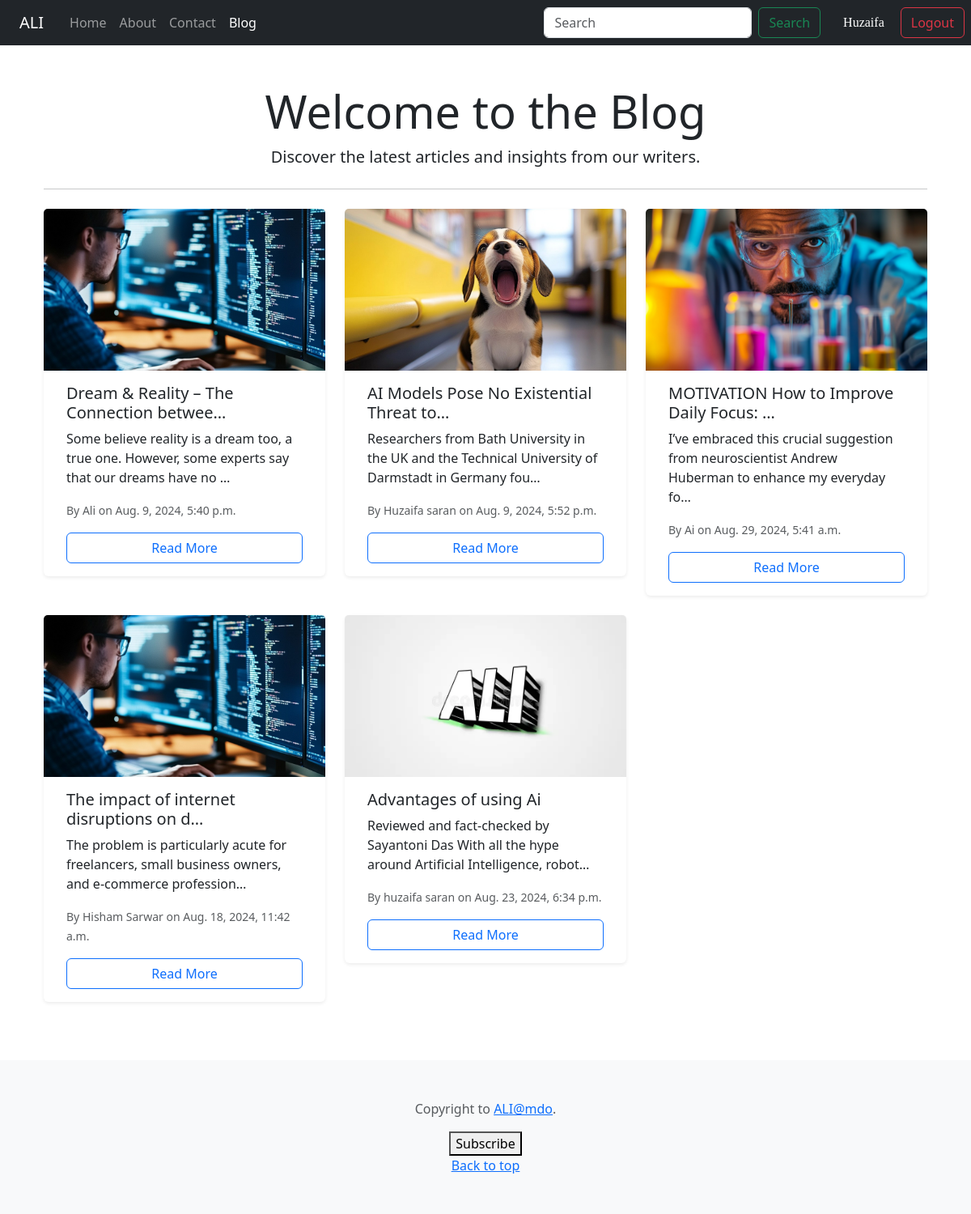
Page /blog/ (signed in) on the committed database.
### ali/models.py (models this page shows, shortened)
class Post(models.Model):
    sno = models.AutoField(primary_key=True)
    title = models.CharField(max_length=255)
    author = models.CharField(max_length=50)
    intro = models.TextField(help_text="Short introduction or overview", null=True, blank=True)
    content = models.TextField(help_text="Main content of the article", null=True, blank=True)
    image1 = models.ImageField(upload_to='static/', null=True, blank=True, help_text="Main image")
    section1_title = models.CharField(max_length=255, blank=True, null=True, help_text="Title for section 1")
    section1_content = models.TextField(blank=True, null=True, help_text="Content for section 1")
    image2 = models.ImageField(upload_to='static/', null=True, blank=True, help_text="Image for section 1")
    section2_title = models.CharField(max_length=255, blank=True, null=True, help_text="Title for section 2")
    section2_content = models.TextField(blank=True, null=True, help_text="Content for section 2")
    image3 = models.ImageField(upload_to='static/', null=True, blank=True, help_text="Image for section 2")
    slug = models.SlugField(unique=True, max_length=150, null=True, blank=True)
    time_stamp = models.DateTimeField(auto_now_add=True)

### blog/views.py (the view)
# urls.py: path('', views.bloghome, name='home'),
def bloghome(request):
    all_posts = Post.objects.all()
    return render(request, 'ali/bloghome.html', {"all_posts": all_posts})

### templates/ali/bloghome.html (shortened to what this page needs)
{% extends 'basic.html' %}
{% block bloghomeactive %}active{% endblock bloghomeactive%}
{% block body %}
<div class="container my-5">
  <div class="row">
    <div class="col text-center">
      <h1 class="display-4">Welcome to the Blog</h1>
      <p class="lead">Discover the latest articles and insights from our writers.</p>
      <hr class="my-4">
    </div>
  </div>
  <div class="row">
    {% for blog in all_posts %}
    <div class="col-lg-4 col-md-6 col-sm-12 mb-4 align-items-stretch">
      <div class="card shadow-sm border-0 rounded">
        <img src="/{{blog.image1}}" class="card-img-top" alt="{{ blog.title }}" style="height: 200px; object-fit: cover;">
        <div class="card-body d-flex flex-column">
          <h5 class="card-title">{{ blog.title|truncatechars:40 }}</h5>
          <p class="card-text">{{ blog.content|truncatechars:100 }}</p>
          <p class="card-text"><small class="text-muted">By {{ blog.author }} on {{ blog.time_stamp }}</small></p>
          <a href="/blog/{{ blog.slug }}" class="btn btn-outline-primary mt-auto">Read More</a>
        </div>
      </div>
    </div>
    {% endfor %}
  </div>
</div>
{% endblock %}

### templates/basic.html (shortened to what this page needs)
{% load static %}
<!doctype html>
<html lang="en">
<head>
  <link rel="stylesheet" href="https://cdn.jsdelivr.net/npm/bootstrap@5.3.3/dist/css/bootstrap.min.css"
>
</head>
<body>
  <nav class="navbar navbar-expand-lg navbar-dark bg-dark">
    <a class="navbar-brand mx-4" href="/">ALI</a>
    <div class="collapse navbar-collapse justify-content-between" id="navbarSupportedContent">
      <ul class="navbar-nav mb-2 mb-lg-0" id="navi">
        <li class="nav-item">
          <a class="nav-link {% block aliactive %}{% endblock aliactive%}" href="/">Home</a>
        </li>
        <li class="nav-item">
          <a class="nav-link {% block aboutactive %}{% endblock aboutactive %}" href="/blog/about">About</a>
        </li>
        <li class="nav-item">
          <a class="nav-link {% block contactactive %}{% endblock contactactive %}" href="/blog/contact">Contact</a>
        </li>
        <li class="nav-item">
          <a class="nav-link {% block bloghomeactive %}{% endblock bloghomeactive %}" href="/blog">Blog</a>
        </li>
      </ul>
      <form class="d-flex me-0" action="/blog/search" method="get">
        <input class="form-control me-2" name="query" id="search" type="search" placeholder="Search"
          aria-label="Search">
        <button class="btn btn-outline-success me-2" type="submit">Search</button>
        {% if user.is_authenticated %}
        <span class="welcome">{{user.username.capitalize}}</span>
        <a href="/logout"><button class="btn btn-outline-danger me-2" type="button">Logout</button></a>
        {% else %}
        <a href="/signup"><button class="btn btn-outline-success me-2" type="button">Signup</button></a>
        <a href="/signin"><button class="btn btn-outline-success me-2" type="button">Signin</button></a>
        {% endif %}
      </form>
    </div>
  </nav>
  {% block body %} {% endblock body %}
  <footer class="py-5 text-center text-body-secondary bg-body-tertiary">
    <p>Copyright to <a href="/">ALI@mdo</a>.</p>
    <p class="mb-0">
    <div class="form-container">
      <form action="{% url 'send_email' %}" method="POST">
        <button type="submit">Subscribe</button>
      </form>
    </div>
    <a href="#">Back to top</a>
</body>
</html>

### templates/basic.html (style rules this page uses)
.row { margin: 0px 0px; }
.d-flex { margin-left: 12px; margin-right: 12px; }
.welcome { display: flex; justify-content: center; align-items: center; color: white; margin: 0px 20px; font-family: cursive; }

### rows in the picture
Post: image1 (picture), title "Dream & Reality – The Connection betwee…", content "Some believe reality is a dream too, a true one. However, some experts say that our dreams have no …", author "Ali", time_stamp "Aug. 9, 2024, 5:40 p.m."
Post: image1 (picture), title "AI Models Pose No Existential Threat to…", content "Researchers from Bath University in the UK and the Technical University of Darmstadt in Germany fou…", author "Huzaifa saran", time_stamp "Aug. 9, 2024, 5:52 p.m."
Post: image1 (picture), title "MOTIVATION How to Improve Daily Focus: …", content "I’ve embraced this crucial suggestion from neuroscientist Andrew Huberman to enhance my everyday fo…", author "Ai", time_stamp "Aug. 29, 2024, 5:41 a.m."
Post: image1 (picture), title "The impact of internet disruptions on d…", content "The problem is particularly acute for freelancers, small business owners, and e-commerce profession…", author "Hisham Sarwar", time_stamp "Aug. 18, 2024, 11:42 a.m."
Post: image1 (picture), title "Advantages of using Ai", content "Reviewed and fact-checked by Sayantoni Das With all the hype around Artificial Intelligence, robot…", author "huzaifa saran", time_stamp "Aug. 23, 2024, 6:34 p.m."

### other values in the picture
{{ user.username.capitalize }} "Huzaifa"
